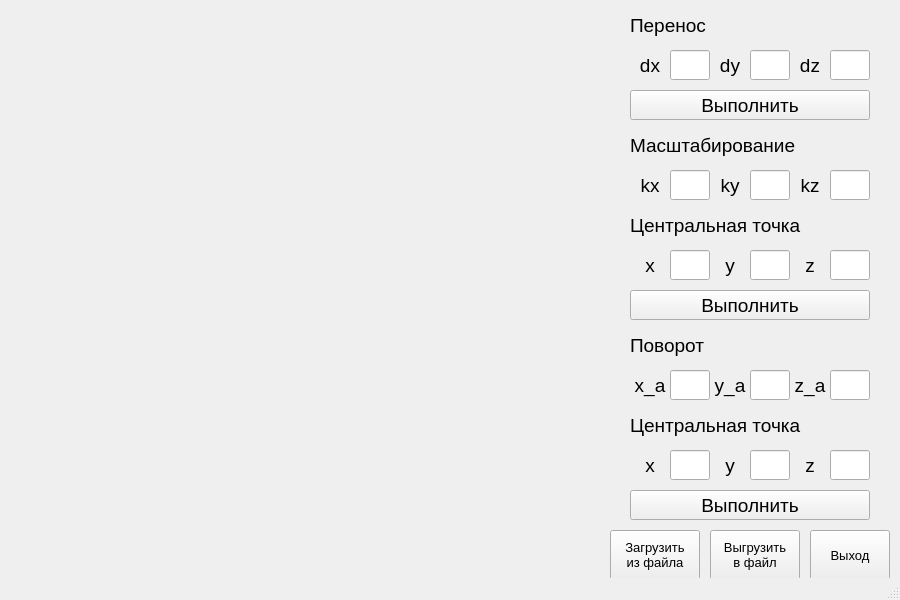
<?xml version="1.0" encoding="UTF-8"?>
<ui version="4.0">
 <class>MainWindow</class>
 <widget class="QMainWindow" name="MainWindow">
  <property name="geometry">
   <rect>
    <x>0</x>
    <y>0</y>
    <width>900</width>
    <height>600</height>
   </rect>
  </property>
  <property name="windowTitle">
   <string>MainWindow</string>
  </property>
  <widget class="QWidget" name="centralwidget">
   <widget class="QLabel" name="label">
    <property name="geometry">
     <rect>
      <x>0</x>
      <y>0</y>
      <width>600</width>
      <height>600</height>
     </rect>
    </property>
    <property name="text">
     <string/>
    </property>
   </widget>
   <widget class="QLabel" name="label_2">
    <property name="geometry">
     <rect>
      <x>630</x>
      <y>10</y>
      <width>240</width>
      <height>30</height>
     </rect>
    </property>
    <property name="font">
     <font>
      <pointsize>14</pointsize>
     </font>
    </property>
    <property name="text">
     <string>Перенос</string>
    </property>
    <property name="alignment">
     <set>Qt::AlignLeading|Qt::AlignLeft|Qt::AlignVCenter</set>
    </property>
   </widget>
   <widget class="QLabel" name="label_3">
    <property name="geometry">
     <rect>
      <x>630</x>
      <y>50</y>
      <width>40</width>
      <height>30</height>
     </rect>
    </property>
    <property name="font">
     <font>
      <pointsize>14</pointsize>
     </font>
    </property>
    <property name="text">
     <string>dx</string>
    </property>
    <property name="alignment">
     <set>Qt::AlignCenter</set>
    </property>
   </widget>
   <widget class="QLabel" name="label_4">
    <property name="geometry">
     <rect>
      <x>710</x>
      <y>50</y>
      <width>40</width>
      <height>30</height>
     </rect>
    </property>
    <property name="font">
     <font>
      <pointsize>14</pointsize>
     </font>
    </property>
    <property name="text">
     <string>dy</string>
    </property>
    <property name="alignment">
     <set>Qt::AlignCenter</set>
    </property>
   </widget>
   <widget class="QLineEdit" name="transferX">
    <property name="geometry">
     <rect>
      <x>670</x>
      <y>50</y>
      <width>40</width>
      <height>30</height>
     </rect>
    </property>
   </widget>
   <widget class="QLineEdit" name="transferY">
    <property name="geometry">
     <rect>
      <x>750</x>
      <y>50</y>
      <width>40</width>
      <height>30</height>
     </rect>
    </property>
   </widget>
   <widget class="QLineEdit" name="transferZ">
    <property name="geometry">
     <rect>
      <x>830</x>
      <y>50</y>
      <width>40</width>
      <height>30</height>
     </rect>
    </property>
    <property name="text">
     <string/>
    </property>
   </widget>
   <widget class="QLabel" name="label_5">
    <property name="geometry">
     <rect>
      <x>790</x>
      <y>50</y>
      <width>40</width>
      <height>30</height>
     </rect>
    </property>
    <property name="font">
     <font>
      <pointsize>14</pointsize>
     </font>
    </property>
    <property name="text">
     <string>dz</string>
    </property>
    <property name="alignment">
     <set>Qt::AlignCenter</set>
    </property>
   </widget>
   <widget class="QLabel" name="label_7">
    <property name="geometry">
     <rect>
      <x>630</x>
      <y>130</y>
      <width>240</width>
      <height>30</height>
     </rect>
    </property>
    <property name="font">
     <font>
      <pointsize>14</pointsize>
     </font>
    </property>
    <property name="text">
     <string>Масштабирование</string>
    </property>
    <property name="alignment">
     <set>Qt::AlignLeading|Qt::AlignLeft|Qt::AlignVCenter</set>
    </property>
   </widget>
   <widget class="QLineEdit" name="scaleZ">
    <property name="geometry">
     <rect>
      <x>830</x>
      <y>170</y>
      <width>40</width>
      <height>30</height>
     </rect>
    </property>
    <property name="text">
     <string/>
    </property>
   </widget>
   <widget class="QLabel" name="label_10">
    <property name="geometry">
     <rect>
      <x>790</x>
      <y>170</y>
      <width>40</width>
      <height>30</height>
     </rect>
    </property>
    <property name="font">
     <font>
      <pointsize>14</pointsize>
     </font>
    </property>
    <property name="text">
     <string>kz</string>
    </property>
    <property name="alignment">
     <set>Qt::AlignCenter</set>
    </property>
   </widget>
   <widget class="QLabel" name="label_11">
    <property name="geometry">
     <rect>
      <x>630</x>
      <y>170</y>
      <width>40</width>
      <height>30</height>
     </rect>
    </property>
    <property name="font">
     <font>
      <pointsize>14</pointsize>
     </font>
    </property>
    <property name="text">
     <string>kx</string>
    </property>
    <property name="alignment">
     <set>Qt::AlignCenter</set>
    </property>
   </widget>
   <widget class="QLineEdit" name="scaleX">
    <property name="geometry">
     <rect>
      <x>670</x>
      <y>170</y>
      <width>40</width>
      <height>30</height>
     </rect>
    </property>
   </widget>
   <widget class="QLineEdit" name="scaleY">
    <property name="geometry">
     <rect>
      <x>750</x>
      <y>170</y>
      <width>40</width>
      <height>30</height>
     </rect>
    </property>
   </widget>
   <widget class="QLabel" name="label_12">
    <property name="geometry">
     <rect>
      <x>710</x>
      <y>170</y>
      <width>40</width>
      <height>30</height>
     </rect>
    </property>
    <property name="font">
     <font>
      <pointsize>14</pointsize>
     </font>
    </property>
    <property name="text">
     <string>ky</string>
    </property>
    <property name="alignment">
     <set>Qt::AlignCenter</set>
    </property>
   </widget>
   <widget class="QLineEdit" name="scaleCenterX">
    <property name="geometry">
     <rect>
      <x>670</x>
      <y>250</y>
      <width>40</width>
      <height>30</height>
     </rect>
    </property>
   </widget>
   <widget class="QLabel" name="label_13">
    <property name="geometry">
     <rect>
      <x>710</x>
      <y>250</y>
      <width>40</width>
      <height>30</height>
     </rect>
    </property>
    <property name="font">
     <font>
      <pointsize>14</pointsize>
     </font>
    </property>
    <property name="text">
     <string>y</string>
    </property>
    <property name="alignment">
     <set>Qt::AlignCenter</set>
    </property>
   </widget>
   <widget class="QLabel" name="label_8">
    <property name="geometry">
     <rect>
      <x>630</x>
      <y>210</y>
      <width>240</width>
      <height>30</height>
     </rect>
    </property>
    <property name="font">
     <font>
      <pointsize>14</pointsize>
     </font>
    </property>
    <property name="text">
     <string>Центральная точка</string>
    </property>
    <property name="alignment">
     <set>Qt::AlignLeading|Qt::AlignLeft|Qt::AlignVCenter</set>
    </property>
   </widget>
   <widget class="QLabel" name="label_14">
    <property name="geometry">
     <rect>
      <x>630</x>
      <y>250</y>
      <width>40</width>
      <height>30</height>
     </rect>
    </property>
    <property name="font">
     <font>
      <pointsize>14</pointsize>
     </font>
    </property>
    <property name="text">
     <string>x</string>
    </property>
    <property name="alignment">
     <set>Qt::AlignCenter</set>
    </property>
   </widget>
   <widget class="QLabel" name="label_15">
    <property name="geometry">
     <rect>
      <x>790</x>
      <y>250</y>
      <width>40</width>
      <height>30</height>
     </rect>
    </property>
    <property name="font">
     <font>
      <pointsize>14</pointsize>
     </font>
    </property>
    <property name="text">
     <string>z</string>
    </property>
    <property name="alignment">
     <set>Qt::AlignCenter</set>
    </property>
   </widget>
   <widget class="QLineEdit" name="scaleCenterY">
    <property name="geometry">
     <rect>
      <x>750</x>
      <y>250</y>
      <width>40</width>
      <height>30</height>
     </rect>
    </property>
   </widget>
   <widget class="QLineEdit" name="scaleCenterZ">
    <property name="geometry">
     <rect>
      <x>830</x>
      <y>250</y>
      <width>40</width>
      <height>30</height>
     </rect>
    </property>
    <property name="text">
     <string/>
    </property>
   </widget>
   <widget class="QLabel" name="label_9">
    <property name="geometry">
     <rect>
      <x>630</x>
      <y>410</y>
      <width>240</width>
      <height>30</height>
     </rect>
    </property>
    <property name="font">
     <font>
      <pointsize>14</pointsize>
     </font>
    </property>
    <property name="text">
     <string>Центральная точка</string>
    </property>
    <property name="alignment">
     <set>Qt::AlignLeading|Qt::AlignLeft|Qt::AlignVCenter</set>
    </property>
   </widget>
   <widget class="QLineEdit" name="rotateX">
    <property name="geometry">
     <rect>
      <x>670</x>
      <y>370</y>
      <width>40</width>
      <height>30</height>
     </rect>
    </property>
   </widget>
   <widget class="QLineEdit" name="rotateCenterY">
    <property name="geometry">
     <rect>
      <x>750</x>
      <y>450</y>
      <width>40</width>
      <height>30</height>
     </rect>
    </property>
   </widget>
   <widget class="QLabel" name="label_16">
    <property name="geometry">
     <rect>
      <x>710</x>
      <y>370</y>
      <width>40</width>
      <height>30</height>
     </rect>
    </property>
    <property name="font">
     <font>
      <pointsize>14</pointsize>
     </font>
    </property>
    <property name="text">
     <string>y_a</string>
    </property>
    <property name="alignment">
     <set>Qt::AlignCenter</set>
    </property>
   </widget>
   <widget class="QLabel" name="label_17">
    <property name="geometry">
     <rect>
      <x>630</x>
      <y>330</y>
      <width>240</width>
      <height>30</height>
     </rect>
    </property>
    <property name="font">
     <font>
      <pointsize>14</pointsize>
     </font>
    </property>
    <property name="text">
     <string>Поворот</string>
    </property>
    <property name="alignment">
     <set>Qt::AlignLeading|Qt::AlignLeft|Qt::AlignVCenter</set>
    </property>
   </widget>
   <widget class="QLabel" name="label_18">
    <property name="geometry">
     <rect>
      <x>630</x>
      <y>370</y>
      <width>40</width>
      <height>30</height>
     </rect>
    </property>
    <property name="font">
     <font>
      <pointsize>14</pointsize>
     </font>
    </property>
    <property name="text">
     <string>x_a</string>
    </property>
    <property name="alignment">
     <set>Qt::AlignCenter</set>
    </property>
   </widget>
   <widget class="QLineEdit" name="rotateCenterX">
    <property name="geometry">
     <rect>
      <x>670</x>
      <y>450</y>
      <width>40</width>
      <height>30</height>
     </rect>
    </property>
   </widget>
   <widget class="QLabel" name="label_19">
    <property name="geometry">
     <rect>
      <x>790</x>
      <y>370</y>
      <width>40</width>
      <height>30</height>
     </rect>
    </property>
    <property name="font">
     <font>
      <pointsize>14</pointsize>
     </font>
    </property>
    <property name="text">
     <string>z_a</string>
    </property>
    <property name="alignment">
     <set>Qt::AlignCenter</set>
    </property>
   </widget>
   <widget class="QLineEdit" name="rotateY">
    <property name="geometry">
     <rect>
      <x>750</x>
      <y>370</y>
      <width>40</width>
      <height>30</height>
     </rect>
    </property>
   </widget>
   <widget class="QLineEdit" name="rotateZ">
    <property name="geometry">
     <rect>
      <x>830</x>
      <y>370</y>
      <width>40</width>
      <height>30</height>
     </rect>
    </property>
    <property name="text">
     <string/>
    </property>
   </widget>
   <widget class="QLabel" name="label_20">
    <property name="geometry">
     <rect>
      <x>710</x>
      <y>450</y>
      <width>40</width>
      <height>30</height>
     </rect>
    </property>
    <property name="font">
     <font>
      <pointsize>14</pointsize>
     </font>
    </property>
    <property name="text">
     <string>y</string>
    </property>
    <property name="alignment">
     <set>Qt::AlignCenter</set>
    </property>
   </widget>
   <widget class="QLabel" name="label_21">
    <property name="geometry">
     <rect>
      <x>630</x>
      <y>450</y>
      <width>40</width>
      <height>30</height>
     </rect>
    </property>
    <property name="font">
     <font>
      <pointsize>14</pointsize>
     </font>
    </property>
    <property name="text">
     <string>x</string>
    </property>
    <property name="alignment">
     <set>Qt::AlignCenter</set>
    </property>
   </widget>
   <widget class="QLabel" name="label_22">
    <property name="geometry">
     <rect>
      <x>790</x>
      <y>450</y>
      <width>40</width>
      <height>30</height>
     </rect>
    </property>
    <property name="font">
     <font>
      <pointsize>14</pointsize>
     </font>
    </property>
    <property name="text">
     <string>z</string>
    </property>
    <property name="alignment">
     <set>Qt::AlignCenter</set>
    </property>
   </widget>
   <widget class="QLineEdit" name="rotateCenterZ">
    <property name="geometry">
     <rect>
      <x>830</x>
      <y>450</y>
      <width>40</width>
      <height>30</height>
     </rect>
    </property>
    <property name="text">
     <string/>
    </property>
   </widget>
   <widget class="QPushButton" name="transferButton">
    <property name="geometry">
     <rect>
      <x>630</x>
      <y>90</y>
      <width>240</width>
      <height>30</height>
     </rect>
    </property>
    <property name="font">
     <font>
      <pointsize>14</pointsize>
     </font>
    </property>
    <property name="text">
     <string>Выполнить</string>
    </property>
   </widget>
   <widget class="QPushButton" name="scaleButton">
    <property name="geometry">
     <rect>
      <x>630</x>
      <y>290</y>
      <width>240</width>
      <height>30</height>
     </rect>
    </property>
    <property name="font">
     <font>
      <pointsize>14</pointsize>
     </font>
    </property>
    <property name="text">
     <string>Выполнить</string>
    </property>
   </widget>
   <widget class="QPushButton" name="rotateButton">
    <property name="geometry">
     <rect>
      <x>630</x>
      <y>490</y>
      <width>240</width>
      <height>30</height>
     </rect>
    </property>
    <property name="font">
     <font>
      <pointsize>14</pointsize>
     </font>
    </property>
    <property name="text">
     <string>Выполнить</string>
    </property>
   </widget>
   <widget class="QPushButton" name="downloadFromFileButton">
    <property name="geometry">
     <rect>
      <x>610</x>
      <y>530</y>
      <width>90</width>
      <height>50</height>
     </rect>
    </property>
    <property name="font">
     <font>
      <pointsize>10</pointsize>
     </font>
    </property>
    <property name="text">
     <string>Загрузить
из файла</string>
    </property>
   </widget>
   <widget class="QPushButton" name="uploadInFileButton">
    <property name="geometry">
     <rect>
      <x>710</x>
      <y>530</y>
      <width>90</width>
      <height>50</height>
     </rect>
    </property>
    <property name="font">
     <font>
      <pointsize>10</pointsize>
     </font>
    </property>
    <property name="text">
     <string>Выгрузить
в файл</string>
    </property>
   </widget>
   <widget class="QPushButton" name="uploadInFileButton_2">
    <property name="geometry">
     <rect>
      <x>810</x>
      <y>530</y>
      <width>80</width>
      <height>50</height>
     </rect>
    </property>
    <property name="font">
     <font>
      <pointsize>10</pointsize>
     </font>
    </property>
    <property name="text">
     <string>Выход</string>
    </property>
   </widget>
  </widget>
  <widget class="QMenuBar" name="menubar">
   <property name="geometry">
    <rect>
     <x>0</x>
     <y>0</y>
     <width>900</width>
     <height>26</height>
    </rect>
   </property>
  </widget>
  <widget class="QStatusBar" name="statusbar"/>
 </widget>
 <resources/>
 <connections>
  <connection>
   <sender>uploadInFileButton_2</sender>
   <signal>clicked()</signal>
   <receiver>MainWindow</receiver>
   <slot>close()</slot>
   <hints>
    <hint type="sourcelabel">
     <x>861</x>
     <y>563</y>
    </hint>
    <hint type="destinationlabel">
     <x>882</x>
     <y>366</y>
    </hint>
   </hints>
  </connection>
 </connections>
</ui>
